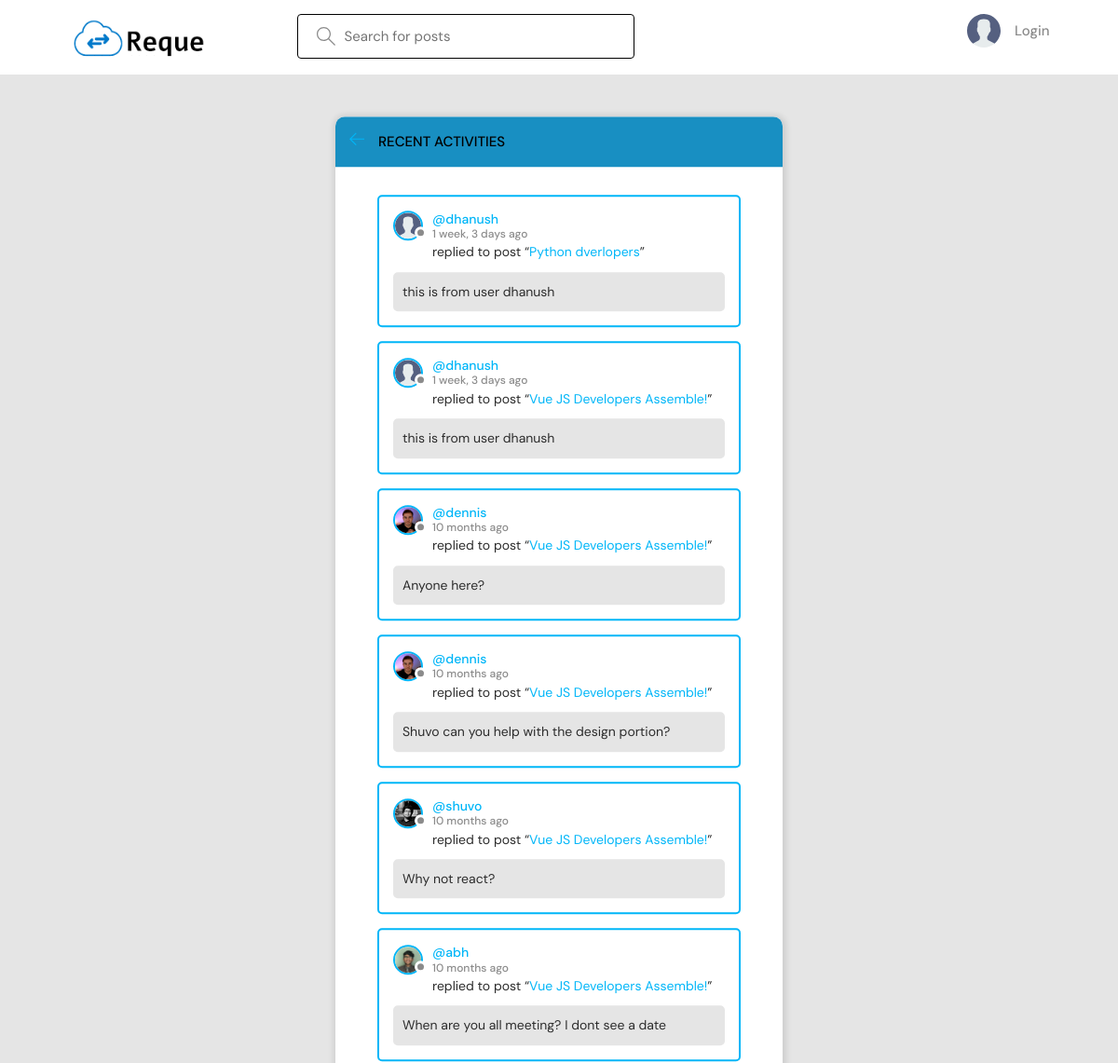
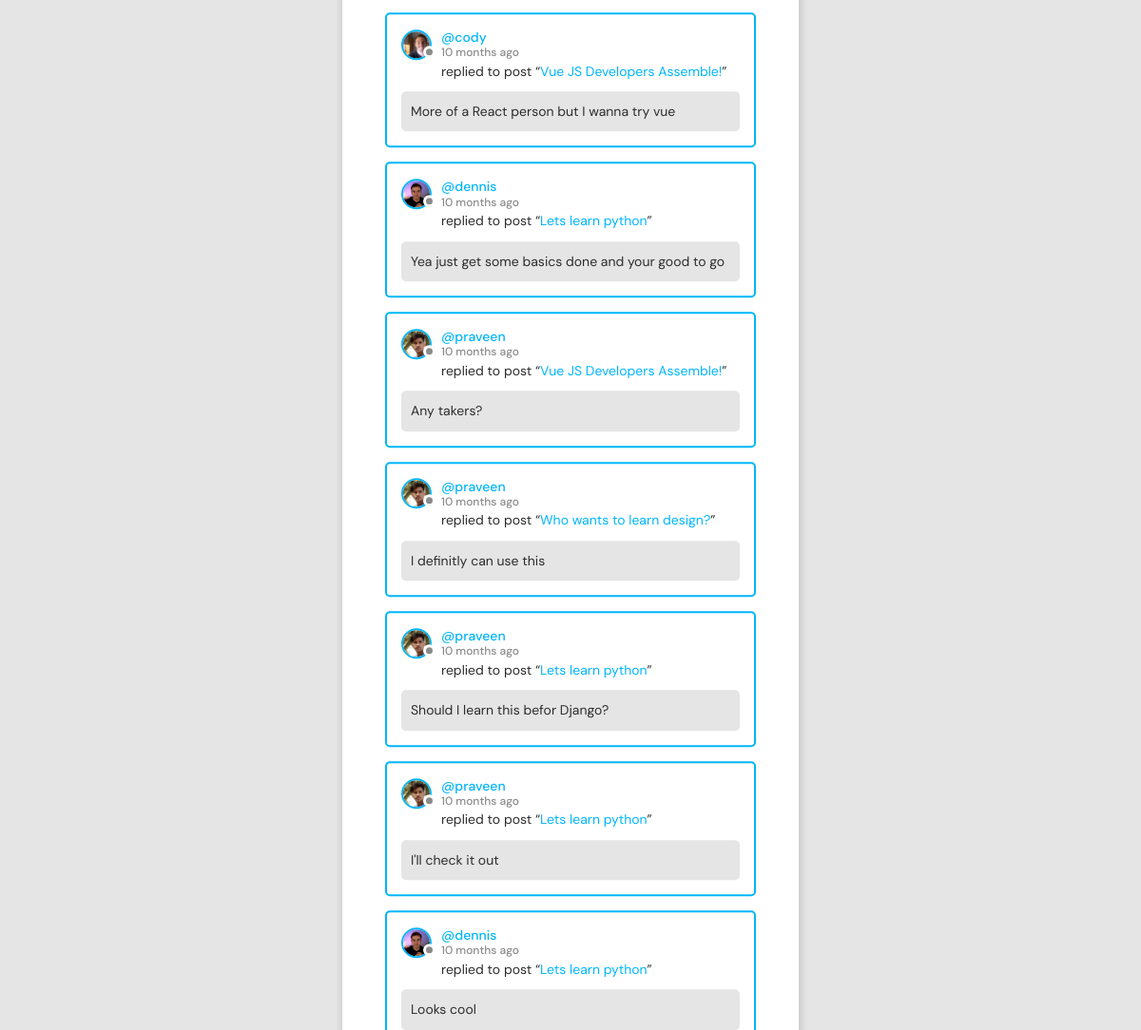
The page /activity/ on the database its author committed (2 pictures, top to bottom).
### base/models.py (models this page shows, shortened)
class Message(models.Model):
    user = models.ForeignKey(User, on_delete=models.CASCADE)
    room = models.ForeignKey(Room, on_delete=models.CASCADE)
    body = models.TextField()
    updated = models.DateTimeField(auto_now=True)
    created = models.DateTimeField(auto_now_add=True)
    class Meta:
        ordering = ['-updated', '-created']

class User(AbstractUser):
    username = models.CharField(max_length=200,unique=True, null=True)
    name = models.CharField(max_length=200, null=True)
    email = models.EmailField(unique=True, null=True)
    bio = models.TextField(null=True)
    avatar = models.ImageField(null=True, default="avatar.svg")
    USERNAME_FIELD = 'username'
    REQUIRED_FIELDS = []

class Room(models.Model):
    host = models.ForeignKey(User, on_delete=models.SET_NULL, null=True)
    topic = models.ForeignKey(Topic, on_delete=models.SET_NULL, null=True)
    name = models.CharField(max_length=200)
    description = models.TextField(null=True, blank=True)
    participants = models.ManyToManyField(
        User, related_name='participants', blank=True)
    updated = models.DateTimeField(auto_now=True)
    created = models.DateTimeField(auto_now_add=True)
    class Meta:
        ordering = ['-updated', '-created']
    def __str__(self):
        return self.name

### base/views.py (the view)
# urls.py: path('activity/', views.activityPage, name="activity"),
def activityPage(request):
    room_messages = Message.objects.all()
    return render(request, 'base/activity.html', {'room_messages': room_messages})

### base/templates/base/activity.html (shortened to what this page needs)
{% extends 'main.html' %}
{% block content %}
<main class="layout">
  <div class="container">
    <div class="layout__box">
      <div class="layout__boxHeader">
        <div class="layout__boxTitle">
          <a href="{% url 'home' %}">
            <svg version="1.1" xmlns="http://www.w3.org/2000/svg" width="32" height="32" viewBox="0 0 32 32">
              <title>arrow-left</title>
              <path
                d="M13.723 2.286l-13.723 13.714 13.719 13.714 1.616-1.611-10.96-10.96h27.625v-2.286h-27.625l10.965-10.965-1.616-1.607z">
              </path>
              </path>
            </svg>
          </a>
          <h3>Recent Activities</h3>
        </div>
      </div>
      <div class="activities-page layout__body">
        {% for message in room_messages %}
        <div class="activities__box">
          <div class="activities__boxHeader roomListRoom__header">
            <a href="{% url 'user-profile' message.user.id %}" class="roomListRoom__author">
              <div class="avatar avatar--small">
                <img src="{{message.user.avatar.url}}" />
              </div>
              <p>
                @{{message.user}}
                <span>{{message.created|timesince}} ago</span>
              </p>
            </a>
          </div>
          <div class="activities__boxContent">
            <p>replied to post “<a href="{% url 'room' message.room.id %}">{{message.room}}</a>”</p>
            <div class="activities__boxRoomContent">
              {{message.body}}
            </div>
          </div>
        </div>
        {% endfor %}
      </div>
    </div>
  </div>
</main>
{% endblock content %}

### static/styles/style.css (style rules this page uses)
:root { --color-main: #00b6f8; --color-main-light: #e1f6fb; --color-dark: #ffffff; --color-dark-medium: #00b6f8; --color-dark-light: #188fc2; --color-light: #000000; --color-gray: #8b8b8b; --color-light-gray: #2d2d2d; --color-bg: #e5e5e5; --color-success: #5dd693; --color-error: #fc4b0b; }
* { font-family: "DM Sans", -apple-system, BlinkMacSystemFont, "Segoe UI", Roboto, Oxygen, Ubuntu, Cantarell, "Open Sans", "Helvetica Neue", sans-serif; margin: 0; padding: 0; box-sizing: border-box; text-rendering: optimizeLegibility; font-size: inherit; }
html { font-size: 56.25%; }
@media only screen and (min-width: 1200px) { html { font-size: 62.5%; } }
body { line-height: 1.6; font-weight: 400; font-size: 1.5rem; color: var(--color-light-gray); background-color: var(--color-bg); min-height: 100vh; }
img { width: 100%; }
a { display: inline-block; color: var(--color-main); text-decoration: none; }
.container { max-width: 120rem; width: 90%; margin: auto; }
.avatar { position: relative; display: inline-block; border-radius: 50%; border: 2px solid var(--color-main); }
.avatar img { display: block; border-radius: 50%; object-fit: cover; object-position: center; }
.avatar::after { content: ""; display: block; position: absolute; background-color: var(--color-gray); z-index: 111; border-radius: 50%; border: 0.3rem solid var(--color-dark); }
.avatar.avatar--small img { width: 2.8rem; height: 2.8rem; }
.avatar.avatar--small:after { width: 0.7rem; height: 0.7rem; bottom: 0px; right: -6px; }
.layout { margin-top: 2.4rem; }
.layout > .container { display: flex; justify-content: space-between; align-items: flex-start; }
.layout__box { width: 90%; max-width: 48rem; min-height: 40rem; position: absolute; top: 50%; left: 50%; transform: translate(-50%, -46%); background-color: var(--color-dark); border-radius: 1rem; box-shadow: 1px 1px 6px 3px rgba(0, 0, 0, 0.1); overflow: hidden; }
.layout__boxHeader { display: flex; padding: 1.5rem; background-color: var(--color-dark-light); }
.layout__boxTitle { display: flex; gap: 1.5rem; align-items: center; }
.layout__boxTitle h3 { text-transform: uppercase; font-weight: 500; color: var(--color-light); }
.layout__boxTitle svg { width: 1.6rem; height: 1.6rem; fill: var(--color-main); }
.layout__body { margin: 3rem; }
.roomListRoom__header { display: flex; justify-content: space-between; align-items: center; }
.roomListRoom__author { font-weight: 500; display: flex; align-items: center; gap: 1rem; }
.activities__box { margin: 1.5rem; padding: 1.5rem; border: 2px solid var(--color-dark-medium); border-radius: 5px; }
.activities__boxHeader p { font-size: 1.4rem; line-height: 1.3; }
.activities__boxHeader p span { color: var(--color-gray); font-size: 1.2rem; display: block; }
.activities__boxContent { margin-left: 4.2rem; }
.activities__boxContent { font-size: 1.4rem; }
.activities__boxRoomContent { background: var(--color-bg); padding: 1rem; border-radius: 5px; margin-top: 1rem; margin-left: -4.2rem; }

### rows shown on the page
Message: user.avatar (placeholder picture), user "dhanush", created "1 week, 3 days", room "Python dverlopers", body "this is from user dhanush"
Message: user.avatar (placeholder picture), user "dhanush", created "1 week, 3 days", room "Vue JS Developers Assemble!", body "this is from user dhanush"
Message: user.avatar (picture), user "dennis", created "10 months", room "Vue JS Developers Assemble!", body "Anyone here?"
Message: user.avatar (picture), user "dennis", created "10 months", room "Vue JS Developers Assemble!", body "Shuvo can you help with the design portion?"
Message: user.avatar (picture), user "shuvo", created "10 months", room "Vue JS Developers Assemble!", body "Why not react?"
Message: user.avatar (picture), user "abh", created "10 months", room "Vue JS Developers Assemble!", body "When are you all meeting? I dont see a date"
Message: user.avatar (picture), user "cody", created "10 months", room "Vue JS Developers Assemble!", body "More of a React person but I wanna try vue"
Message: user.avatar (picture), user "dennis", created "10 months", room "Lets learn python", body "Yea just get some basics done and your good to go"
Message: user.avatar (picture), user "praveen", created "10 months", room "Vue JS Developers Assemble!", body "Any takers?"
Message: user.avatar (picture), user "praveen", created "10 months", room "Who wants to learn design?", body "I definitly can use this"
Message: user.avatar (picture), user "praveen", created "10 months", room "Lets learn python", body "Should I learn this befor Django?"
Message: user.avatar (picture), user "praveen", created "10 months", room "Lets learn python", body "I'll check it out"
Message: user.avatar (picture), user "dennis", created "10 months", room "Lets learn python", body "Looks cool"
